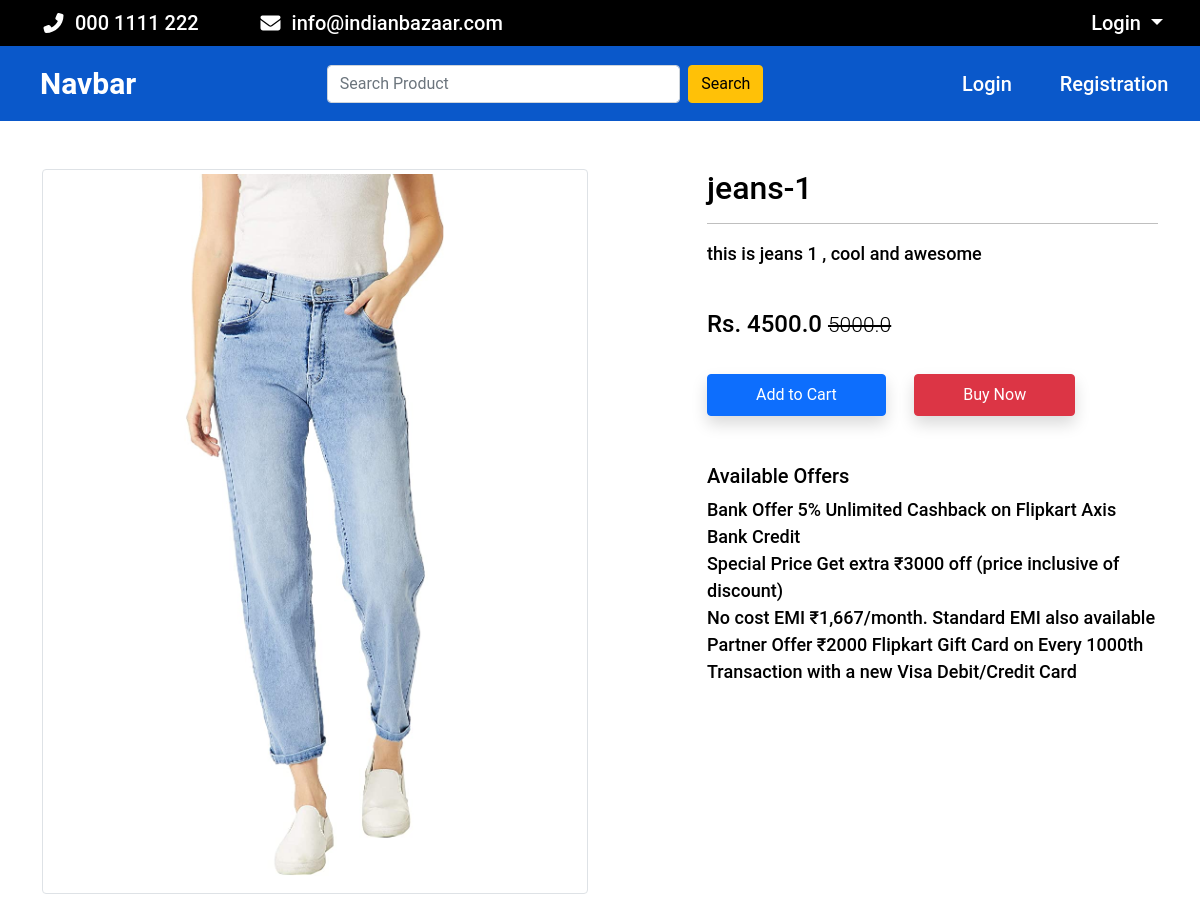
The app's page /productdetail/6/, older data.
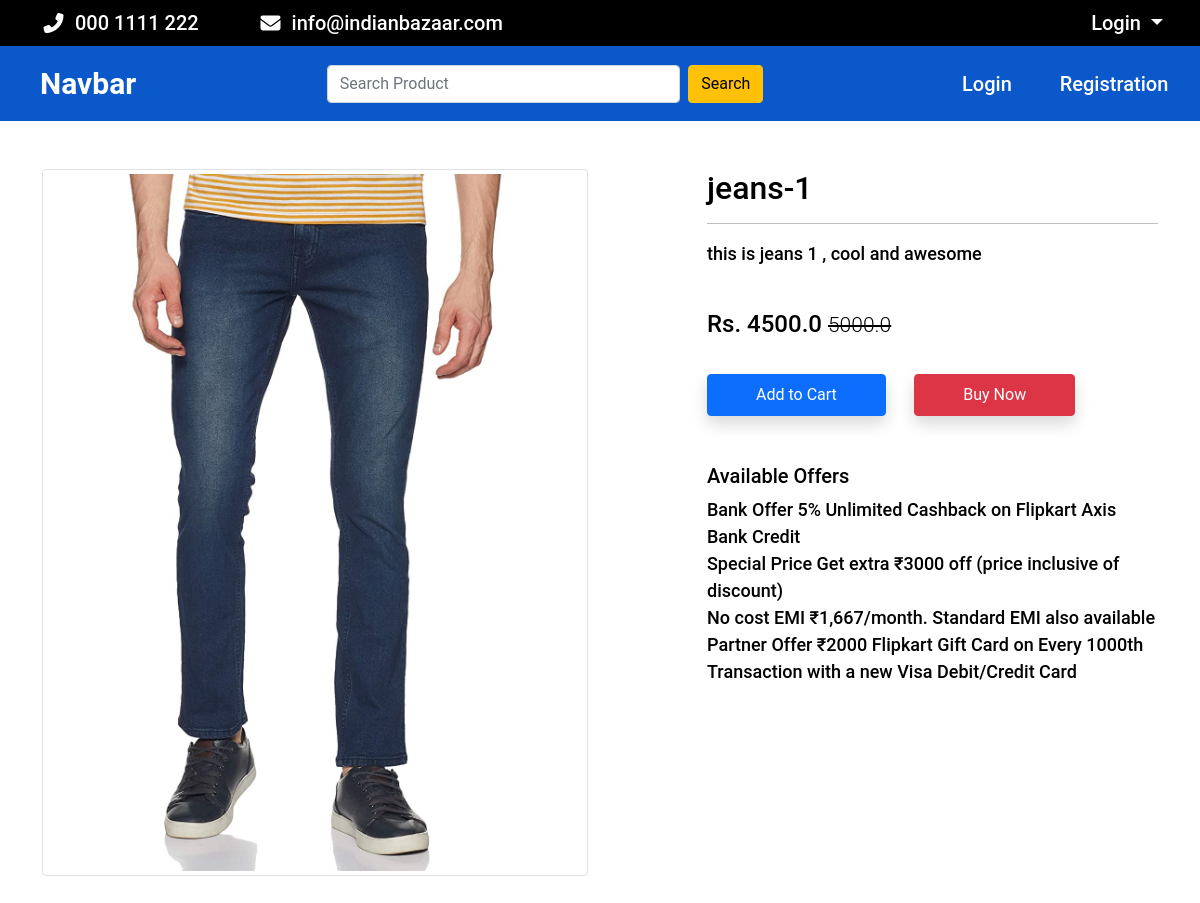
The same page, newer data.
### bazaar/models.py (models this page shows, shortened)
class Product(models.Model):
 title = models.CharField(max_length=100)
 selling_price = models.FloatField()
 discounted_price = models.FloatField()
 description = models.TextField()
 brand = models.CharField(max_length=100)
 category = models.CharField( choices=CATEGORY_CHOICES, max_length=2)
 product_image = models.ImageField(upload_to='productimg')

### bazaar/views.py (the view)
# urls.py: path('productdetail/<int:pk>/',views.ProductDetailView.as_view(), name='productdetail'),
class ProductDetailView(View):
    def get(self, request, pk):
        product = Product.objects.get(pk=pk)
        return render(request, 'bazaar/productdetailview.html',{'product':product})

### bazaar/templates/bazaar/productdetailview.html (shortened to what this page needs)
{% extends 'bazaar/base.html' %}
{% load static %}
{% block main_content %}
<div class="container my-5">
 <div class="row">
  <div class="col-sm-6 text-center align-self-center">
   <img src="{{product.product_image.url}}" alt="" class="img-fluid img-thumbnail">
  </div>
  <div class="col-sm-5 offset-sm-1">
   <h2>{{product.title}}</h2>
   <hr>
   <p>{{product.description}}</p> <br>
   <h4>Rs. {{product.discounted_price}} <small class="fw-light text-decoration-line-through">{{product.selling_price}}</small></h4> <br>
   {% if not request.user.is_authenticated %}
     <form action="/add-to-cart" class="d-inline">
      <button type="submit" class="btn btn-primary shadow px-5 py-2">Add to Cart</button>
     </form>
   {% endif %}
   <a href="#" class="btn btn-danger shadow px-5 py-2 ms-4">Buy Now</a>
   <h5 class="mt-5">Available Offers</h5>
   <ul>
    <li>Bank Offer 5% Unlimited Cashback on Flipkart Axis Bank Credit</li>
    <li>Special Price Get extra ₹3000 off (price inclusive of discount)</li>
    <li>No cost EMI ₹1,667/month. Standard EMI also available</li>
    <li>Partner Offer ₹2000 Flipkart Gift Card on Every 1000th Transaction with a new Visa Debit/Credit Card</li>
   </ul>
  </div>
 </div>
</div>
{% endblock main_content %}

### bazaar/templates/bazaar/base.html (shortened to what this page needs)
<!DOCTYPE html>
{% load static %}
<html lang="en">
  <head>
    <link rel="stylesheet" href="{% static 'bazaar/css/bootstrap.css'%}" />
    <link rel="stylesheet" href="{% static 'bazaar/css/owl.carousel.css'%}" />
    <link rel="stylesheet" href="{% static 'bazaar/css/all.css'%}" />
    <link rel="stylesheet" href="{% static 'bazaar/css/style.css' %}" />
  </head>
  <body>
    {% block header %}
    <section class="header">
      <div class="container-fluid">
        <div class="row">
          <div class="col-md-6 py-2">
            <a href="tel:000-1111-222">
              <i class="fas fa-phone-alt mx-1 fa-fw"></i>
              000 1111 222
            </a>
            <a href="mailto:info@indianbazaar.com">
              <i class="fas fa-envelope mx-1 fa-fw"></i>
              info@indianbazaar.com</a
            >
          </div>
          <div class="col-md-6 py-2">
            <div class="dropdown">
              <a
                class="dropdown-toggle"
                href="#"
                role="button"
                id="dropdownMenuLink"
                data-bs-toggle="dropdown"
                aria-expanded="false"
              >
                Login
              </a>
            </div>
          </div>
        </div>
      </div>
    </section>
    {% endblock header %}
    {% block navbar %}
    <section class="main-nav">
      <div class="container-fluid">
        <div class="row">
          <nav class="navbar navbar-expand-lg navbar-light bg-light">
            <a class="navbar-brand" href="#">Navbar</a>
            <div class="collapse navbar-collapse" id="navbarSupportedContent">
              <div class="col-md-5 offset-md-2">
                <form class="d-flex" method="get" action="">
                  <input
                    class="form-control me-2"
                    type="search"
                    placeholder="Search Product"
                    aria-label="Search"
                  />
                  <button class="btn btn-warning" type="submit">Search</button>
                </form>
              </div>
              <div class="col-md-3 offset-md-2">
                <ul class="navbar-nav me-auto mb-2 mb-lg-0">
                {% if request.user.is_authenticated %}
                    <li class="nav-item dropdown mx-3">
                      <a
                        class="nav-link dropdown-toggle text-white"
                        href="#"
                        id="profileDropdown"
                        role="button"
                        data-bs-toggle="dropdown"
                        aria-expanded="false"
                      >
                        {{request.user}}
                      </a>
                      <ul class="dropdown-menu" aria-labelledby="profileDropdown">
                        <li><a class="dropdown-item" href="#">Profile</a></li>
                        <li><a class="dropdown-item" href="#">Orders</a></li>
                        <li>
                          <a class="dropdown-item" href="{% url 'userchangepass' %}">Change Password</a>
                        </li>
                        <li><a class="dropdown-item" href="{% url 'logout' %}">Logout</a></li>
                      </ul>
                    </li>
                    <li class="nav-item mx-3">
                      <a href="#" class="nav-link text-white"
                        ><span class="badge bg-danger"></span> Cart
                      </a>
                    </li>
                {% else %}
                    <li class="nav-item mx-3">
                      <a href="{% url 'userlogin' %}" class="nav-link text-white">Login</a>
                    </li>
                    <li class="nav-item mx-3">
                      <a href="{% url 'userregistration' %}" class="nav-link text-white">Registration</a>
                    </li>
                {% endif %}
                </ul>
              </div>
            </div>
          </nav>
        </div>
      </div>
    </section>
    {% endblock navbar %}
{% block main_content %}
{% endblock main_content %}
  </body>
</html>

### bazaar/static/bazaar/css/all.css (style rules this page uses)
.fa-fw { text-align: center; width: 1.25em; }
.fa-envelope:before { content: "\f0e0"; }

### bazaar/static/bazaar/css/style.css (style rules this page uses)
body { margin:0px; padding:0px; color:#000000; font-family:'roboto'; font-size:18px;font-weight:500; }
img { max-width:100%;height:auto }
a,button,input,svg[type=submit] { outline:none;-webkit-transition:all .4s ease-in-out;-moz-transition:all .4s ease-in-out;-o-transition:all .4s ease-in-out;transition:all .4s ease-in-out }
ul { padding:0;margin:0;list-style:none }
.header { background-color: #000000; }
.header .col-md-6 .dropdown { float:right; }
.header a { color: #fff; padding: 0 25px 0 25px; text-decoration: none; font-size: 20px; }
.navbar { background-color:#0a58ca!important; color: #fff; padding: 10px 0px 10px 40px; }
.navbar .nav-item .nav-link { color:#fff; font-size: 20px; }
.navbar .navbar-brand { color: #fff; font-size: 30px; font-weight: bold; }

Row changes from the older to the newer data that the page shows:
changed Product "jeans-1": product_image: a different picture
